Frame 1 (no input): blank canvas, image omitted
Frame 60 (no input): blank canvas, image omitted
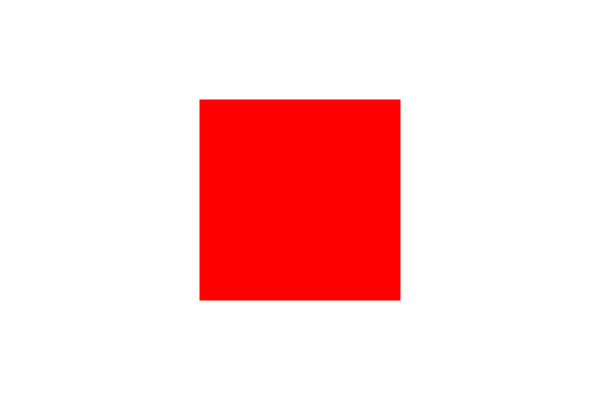
Frame 120 (the mouse pressed at the canvas centre since frame 60)

The p5.js sketch whose frames 1 and 60 were blank and that drew this single picture after the mouse press (run headless with seeded random() and noise() and a simulated clock; from frame 60 on, the mouse is pressed at the canvas centre):

// p5.js sketch
// ── sketch.js
function setup() {
  createCanvas(600,400);
}

function draw() {
  colorMode(HSB, 350, 100, 100);
  rectMode(CENTER);
  background(350, mouseX%100, 100);
  noStroke();
  fill(350, 100-mouseY%100, 100);
  rect(width/2,height/2,mouseY+1,mouseY+1);
}
